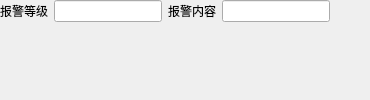
          <widget class="QWidget" name="varAlarmpage">
           <layout class="QGridLayout" name="gridLayout_27">
            <property name="leftMargin">
             <number>0</number>
            </property>
            <property name="topMargin">
             <number>0</number>
            </property>
            <property name="rightMargin">
             <number>0</number>
            </property>
            <property name="bottomMargin">
             <number>0</number>
            </property>
            <property name="spacing">
             <number>0</number>
            </property>
            <item row="0" column="0">
             <layout class="QGridLayout" name="gridLayout_8">
              <item row="0" column="0">
               <layout class="QHBoxLayout" name="horizontalLayout_5">
                <property name="spacing">
                 <number>6</number>
                </property>
                <item>
                 <widget class="QLabel" name="label_6">
                  <property name="enabled">
                   <bool>true</bool>
                  </property>
                  <property name="text">
                   <string>报警等级</string>
                  </property>
                 </widget>
                </item>
                <item>
                 <widget class="QLineEdit" name="alarmClass">
                  <property name="enabled">
                   <bool>true</bool>
                  </property>
                 </widget>
                </item>
                <item>
                 <widget class="QLabel" name="label_7">
                  <property name="enabled">
                   <bool>true</bool>
                  </property>
                  <property name="text">
                   <string>报警内容</string>
                  </property>
                 </widget>
                </item>
                <item>
                 <widget class="QLineEdit" name="alarmText">
                  <property name="enabled">
                   <bool>true</bool>
                  </property>
                 </widget>
                </item>
                <item>
                 <spacer name="horizontalSpacer_3">
                  <property name="orientation">
                   <enum>Qt::Horizontal</enum>
                  </property>
                  <property name="sizeHint" stdset="0">
                   <size>
                    <width>40</width>
                    <height>20</height>
                   </size>
                  </property>
                 </spacer>
                </item>
               </layout>
              </item>
              <item row="1" column="0">
               <spacer name="verticalSpacer_18">
                <property name="orientation">
                 <enum>Qt::Vertical</enum>
                </property>
                <property name="sizeHint" stdset="0">
                 <size>
                  <width>20</width>
                  <height>40</height>
                 </size>
                </property>
               </spacer>
              </item>
             </layout>
            </item>
           </layout>
          </widget>
